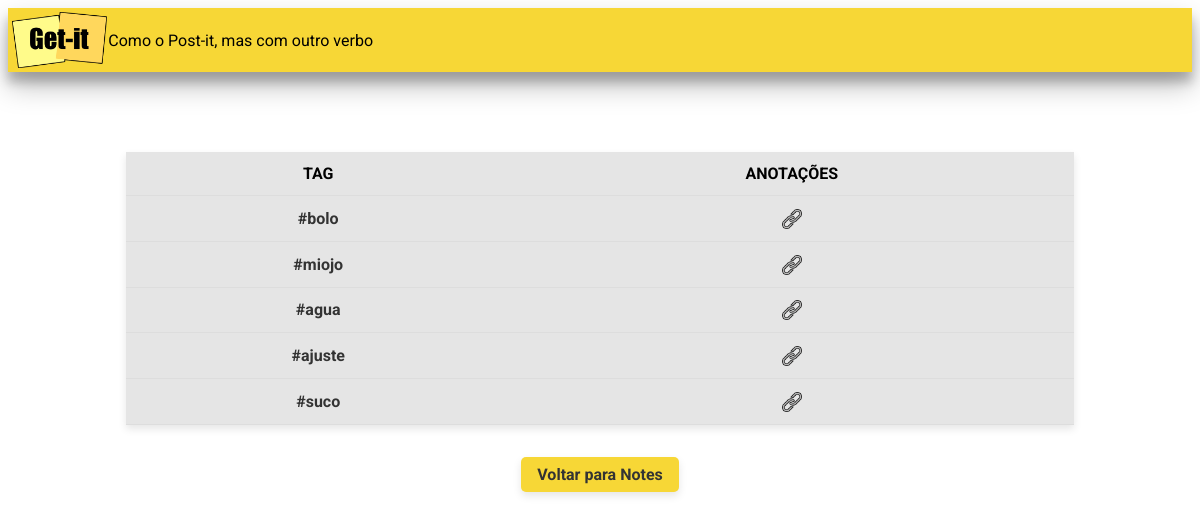
The app's page /tags/ with its own data.
### notes/models.py (models this page shows, shortened)
class Tag(models.Model):
    title = models.CharField(max_length=200)

### notes/views.py (the view)
# urls.py: path('tags/', views.tags_list, name='tags'),
def tags_list(request):
    tags = Tag.objects.all()
    return render(request, 'notes/tags.html', {'tags': tags})

### notes/templates/notes/tags.html (shortened to what this page needs)
{% extends "notes/base.html" %}
{% load static %}
{% block content %}
  <div class="tags-container">
    <table class="tags-table">
      <thead>
        <tr>
          <th>TAG</th>
          <th>ANOTAÇÕES</th>
        </tr>
      </thead>
      <tbody>
        {% for tag in tags %}
          <tr class="tag-row">
            <td class="tag-name-cell">
              <a href="{% url 'tag_details' tag.id %}" class="tag-link">
                #{{ tag.title }}
              </a>
            </td>
            <td class="tag-count-cell">
              <a href="{% url 'tag_details' tag.id %}">
                <img src="{% static 'notes/img/link.png' %}" alt="View notes" class="tag-link-icon">
              </a>
            </td>
          </tr>
        {% endfor %}
      </tbody>
    </table>
    <div class="back-button-container">
      <a href="{% url 'index' %}" class="back-to-home">Voltar para Notes</a>
    </div>
  </div>
{% endblock %}

### notes/static/notes/css/getit.css (style rules this page uses)
html, body { font-family: "Roboto", sans-serif; }
.tags-container { width: 80%; margin: 2rem auto; padding: 1rem; }
.tag-link { text-decoration: none; }
.tags-table { width: 100%; border-collapse: collapse; margin-top: 1rem; box-shadow: 0 4px 8px rgba(0,0,0,0.1); background-color: #e5e5e5; }
.tags-table th, .tags-table td { padding: 12px 15px; text-align: center; border-bottom: 1px solid #ddd; }
.tags-table th { background-color: #e5e5e5; font-weight: bold; }
.tag-name-cell { font-weight: bold; }
.tag-count-cell { text-align: center; }
.tag-link { text-decoration: none; color: #333; transition: color 0.2s; }
.tag-link-icon { width: 20px; height: 20px; display: inline-block; vertical-align: middle; }
.back-to-home { display: inline-block; background-color: #f7d736; color: #333; padding: 0.5rem 1rem; border-radius: 5px; text-decoration: none; font-weight: bold; box-shadow: 0 4px 8px rgba(0,0,0,0.1); transition: background-color 0.2s; }
.back-button-container { display: flex; justify-content: center; margin-top: 2rem; }

### records on screen
Tag: title "bolo"
Tag: title "miojo"
Tag: title "agua"
Tag: title "ajuste"
Tag: title "suco"
